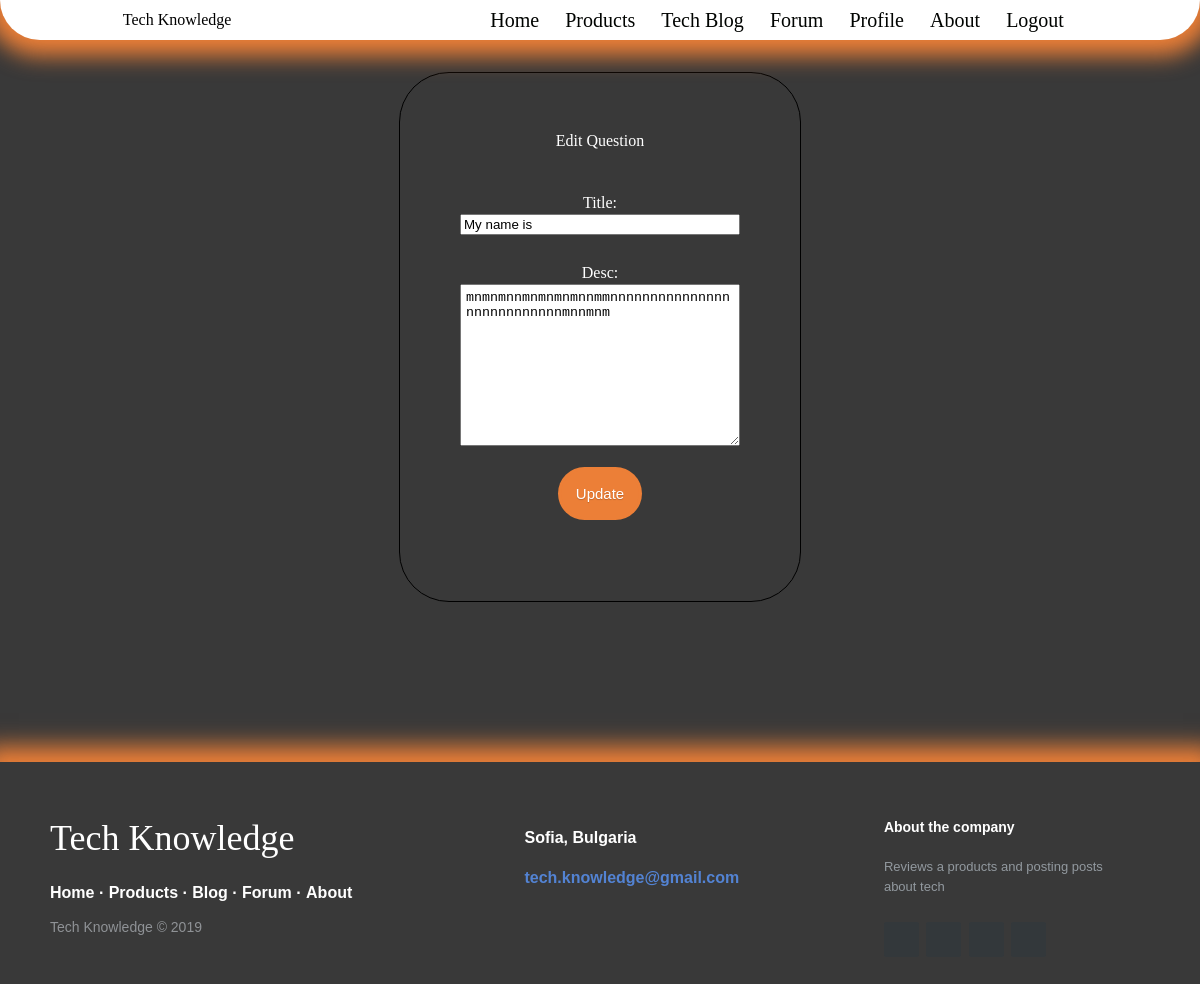
The app's page /forum/edit/5 (signed in) with its own data.
### forum_app/models.py (models this page shows, shortened)
class Forum(models.Model):
    user = models.ForeignKey(User, on_delete=models.CASCADE)
    title = models.CharField(max_length=100)
    slug = models.SlugField(unique=True)
    desc = models.TextField()
    views_count = models.ManyToManyField(User, related_name='views')
    created_at = models.DateTimeField(auto_now_add=True)

### forum_app/views.py (the view, shortened to what this page needs)
# urls.py: path('edit/<int:pk>', ForumUpdateView.as_view(), name='forum-edit'),
@method_decorator(login_required, name='dispatch')
class ForumUpdateView(UpdateView):
    model = Forum
    fields = ['title', 'desc']
    template_name = 'forums/forum_update_form.html'

### templates/forums/forum_update_form.html (shortened to what this page needs)
{% extends 'common/site.html' %}
{% load static %}
{% block style %}
    <link rel="stylesheet" type="text/css" href="{% static 'css/forum.css' %}">{% endblock %}
{% block site_content %}
    <div class="content">
        <div class="forms">
            <h2>Edit Question</h2>
            <form method="post">
                <br>
                {{ form }}
                <button class="button-success button">Update</button>
            </form>
        </div>
    </div>
{% endblock %}

### static/css/forum.css (style rules this page uses)
form { margin: auto; display: grid; color: white !important; width: revert; }
.button { margin-top: 35px; }
label { margin-top: 30px !important; margin-bottom: 3px !important; color: white !important; font-size: 30px; }
.button { width: 10vh; }
.forms { margin: -10vh auto 50px auto; border-radius: 50px; padding: 60px; text-align: -webkit-center; border: 1px black solid; width: 35vh; color: white !important; }
.forms h2, h3 { color: white !important; }
h2 { text-align: center; }
.button-success, .button-error { color: white; border-radius: 4px; padding: 10px; text-shadow: 0 1px 1px rgba(0, 0, 0, 0.2); margin: 10px; width: 12vh; }
.button-success { box-shadow: 0 0 0 3px #ec7f37; }
textarea { padding: 5px; }

### static/css/clear.css (style rules this page uses)
html, body, div, span, applet, object, iframe, h1, h2, h3, h4, h5, h6, p, blockquote, pre, a, abbr, acronym, address, big, cite, code, del, dfn, em, img, ins, kbd, q, s, samp, small, strike, strong, sub, sup, tt, var, b, u, i, center, dl, dt, dd, ol, ul, li, fieldset, form, label, legend, table, caption, tbody, tfoot, thead, tr, th, td, article, aside, canvas, details, embed, figure, figcaption, footer, header, hgroup, menu, nav, output, ruby, section, summary, time, mark, audio, video { margin: 0; padding: 0; border: 0; color: black; font-size: 100%; font: inherit; text-decoration: none; vertical-align: baseline; }
body { line-height: 1; }

### static/css/main.css (style rules this page uses)
html { scroll-behavior: smooth; }
body { background-color: #393939; }
.content { margin-top: 20vh; }
.button { padding: 15px; text-align: center; width: fit-content; width: -moz-fit-content; margin: 24px auto; font-size: 15px; background-color: #ec7f37; border-radius: 50px; color: white; border: none; }

### records on screen
Forum: title "My name is", desc "mnmnmnnmnmnmnmnnmmnnnnnnnnnnnnnnnnnnnnnnnnnnnmnnmnm"
